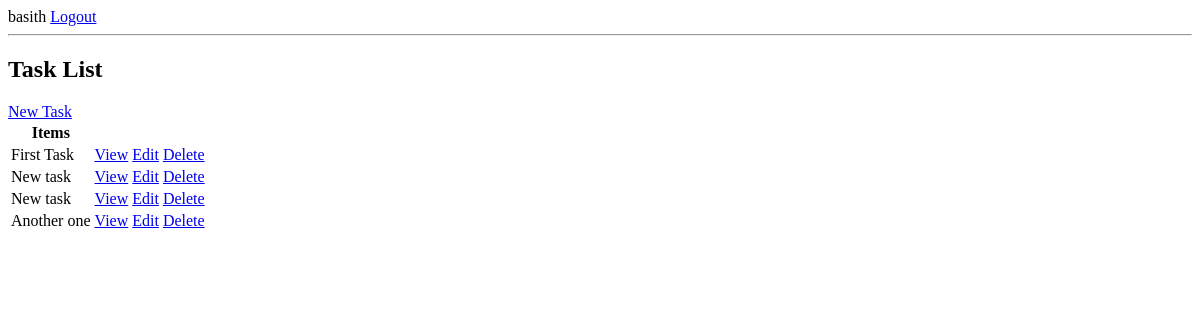
Page / (signed in) on the earlier database version.
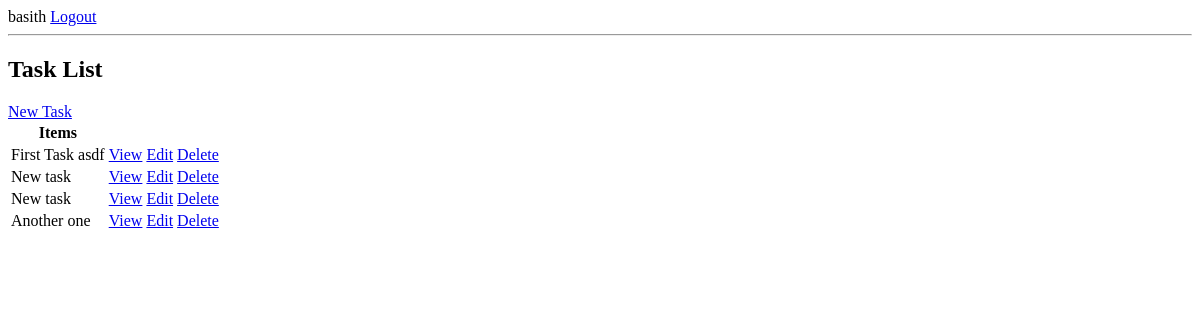
Same page on the later database version.
### base/models.py (models this page shows, shortened)
class Task(models.Model):
    user = models.ForeignKey(
        User, on_delete=models.CASCADE, null=True, blank=True)
    title = models.CharField(max_length=100)
    desc = models.TextField(max_length=500, null=True, blank=True)
    is_done = models.BooleanField(default=False)
    created_at = models.DateTimeField(auto_now_add=True)
    class Meta:
        ordering = ['is_done']

### base/views.py (the view)
# urls.py: path('', TaskList.as_view(), name='tasks_list'),
class TaskList(LoginRequiredMixin, ListView):
    model = Task
    context_object_name = 'tasks'

### base/templates/base/task_list.html
{% extends './base.html' %} {% block content %}
<h2>Task List</h2>
<a href="{% url 'create_task' %}">New Task</a>
<table>
  <tr>
    <th>Items</th>
  </tr>
  {% for task in tasks %}
  <tr>
    <td>{{ task.title }}</td>
    <td><a href="{% url 'task_details' task.id %}">View</a></td>
    <td><a href="{% url 'udpate_task' task.id %}">Edit</a></td>
    <td><a href="{% url 'delete_task' task.id %}">Delete</a></td>
  </tr>
  {% empty %}
  <tr>
    <td>No tasks available</td>
  </tr>
  {% endfor %}
</table>
{% endblock content %}

Differences in the rows shown:
changed Task: title "First Task" → "First Task asdf"
